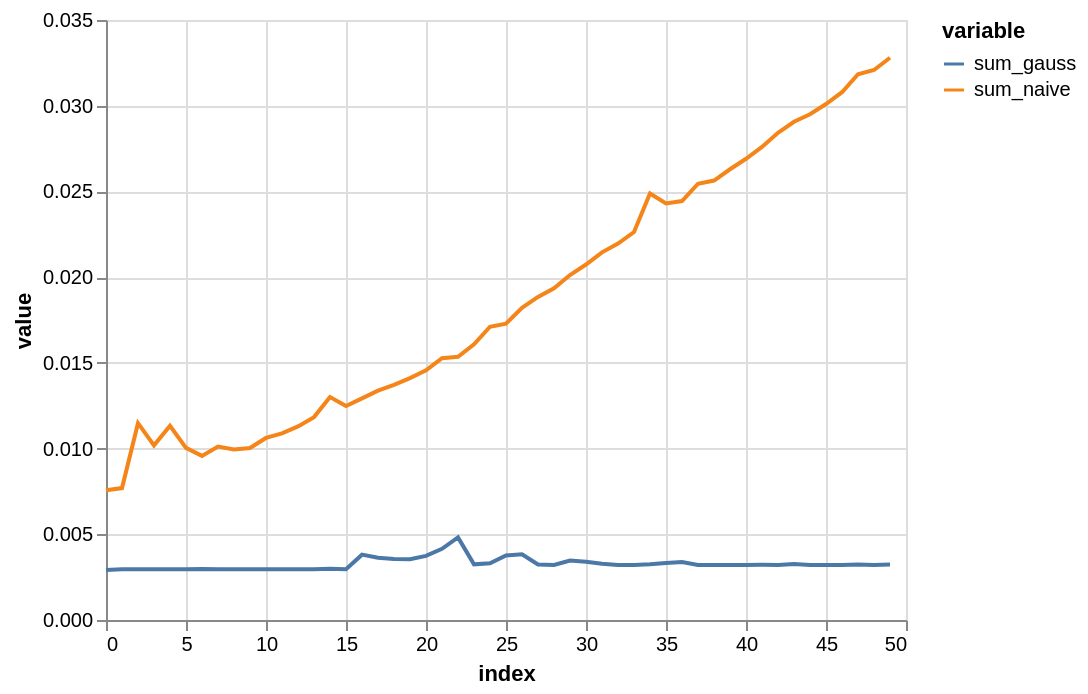

Source (notebook cell):
### Code cell
import altair as alt
import pandas as pd
from timeit import timeit

def sum_naive(n):
    value = 0
    for i in range(1, n+1):
        value += i
    return value

def sum_gauss(n):
    return n*(n+1)/2

funcs = {
    "sum_naive": sum_naive,
    "sum_gauss": sum_gauss
}

df = pd.DataFrame({
    k: [timeit(lambda: v(n), number=10000) for n in range(50)] 
    for k,v in funcs.items()
})

df = df.reset_index().melt(id_vars="index", value_vars=funcs.keys())

alt.Chart(df).mark_line().encode(
    x="index",
    y="value",
    color="variable"
)

### Figure 1 — Vega-Lite specification as saved in the notebook (floating-point values rounded to 4 significant figures)
{"config": {"view": {"continuousWidth": 400, "continuousHeight": 300}}, "data": {"name": "data-c8e934a0404bf84b867a61a08f0f34a5"}, "mark": "line", "encoding": {"color": {"type": "nominal", "field": "variable"}, "x": {"type": "quantitative", "field": "index"}, "y": {"type": "quantitative", "field": "value"}}, "$schema": "https://vega.github.io/schema/vega-lite/v4.8.1.json", "datasets": {"data-c8e934a0404bf84b867a61a08f0f34a5": [{"index": 0, "variable": "sum_naive", "value": 0.007568}, {"index": 1, "variable": "sum_naive", "value": 0.007694}, {"index": 2, "variable": "sum_naive", "value": 0.01148}, {"index": 3, "variable": "sum_naive", "value": 0.01019}, {"index": 4, "variable": "sum_naive", "value": 0.01133}, {"index": 5, "variable": "sum_naive", "value": 0.01004}, {"index": 6, "variable": "sum_naive", "value": 0.009574}, {"index": 7, "variable": "sum_naive", "value": 0.01012}, {"index": 8, "variable": "sum_naive", "value": 0.009941}, {"index": 9, "variable": "sum_naive", "value": 0.01004}, {"index": 10, "variable": "sum_naive", "value": 0.01062}, {"index": 11, "variable": "sum_naive", "value": 0.01089}, {"index": 12, "variable": "sum_naive", "value": 0.01129}, {"index": 13, "variable": "sum_naive", "value": 0.01183}, {"index": 14, "variable": "sum_naive", "value": 0.01301}, {"index": 15, "variable": "sum_naive", "value": 0.01248}, {"index": 16, "variable": "sum_naive", "value": 0.01293}, {"index": 17, "variable": "sum_naive", "value": 0.01338}, {"index": 18, "variable": "sum_naive", "value": 0.01372}, {"index": 19, "variable": "sum_naive", "value": 0.01411}, {"index": 20, "variable": "sum_naive", "value": 0.01457}, {"index": 21, "variable": "sum_naive", "value": 0.01527}, {"index": 22, "variable": "sum_naive", "value": 0.01536}, {"index": 23, "variable": "sum_naive", "value": 0.01608}, {"index": 24, "variable": "sum_naive", "value": 0.01711}, {"index": 25, "variable": "sum_naive", "value": 0.01729}, {"index": 26, "variable": "sum_naive", "value": 0.01821}, {"index": 27, "variable": "sum_naive", "value": 0.01884}, {"index": 28, "variable": "sum_naive", "value": 0.01935}, {"index": 29, "variable": "sum_naive", "value": 0.02012}, {"index": 30, "variable": "sum_naive", "value": 0.02074}, {"index": 31, "variable": "sum_naive", "value": 0.02145}, {"index": 32, "variable": "sum_naive", "value": 0.02196}, {"index": 33, "variable": "sum_naive", "value": 0.02263}, {"index": 34, "variable": "sum_naive", "value": 0.02488}, {"index": 35, "variable": "sum_naive", "value": 0.0243}, {"index": 36, "variable": "sum_naive", "value": 0.02444}, {"index": 37, "variable": "sum_naive", "value": 0.02545}, {"index": 38, "variable": "sum_naive", "value": 0.02564}, {"index": 39, "variable": "sum_naive", "value": 0.02629}, {"index": 40, "variable": "sum_naive", "value": 0.0269}, {"index": 41, "variable": "sum_naive", "value": 0.02759}, {"index": 42, "variable": "sum_naive", "value": 0.02842}, {"index": 43, "variable": "sum_naive", "value": 0.02906}, {"index": 44, "variable": "sum_naive", "value": 0.0295}, {"index": 45, "variable": "sum_naive", "value": 0.0301}, {"index": 46, "variable": "sum_naive", "value": 0.03079}, {"index": 47, "variable": "sum_naive", "value": 0.03184}, {"index": 48, "variable": "sum_naive", "value": 0.03209}, {"index": 49, "variable": "sum_naive", "value": 0.0328}, {"index": 0, "variable": "sum_gauss", "value": 0.002917}, {"index": 1, "variable": "sum_gauss", "value": 0.002956}, {"index": 2, "variable": "sum_gauss", "value": 0.002957}, {"index": 3, "variable": "sum_gauss", "value": 0.002955}, {"index": 4, "variable": "sum_gauss", "value": 0.002955}, {"index": 5, "variable": "sum_gauss", "value": 0.002957}, {"index": 6, "variable": "sum_gauss", "value": 0.002978}, {"index": 7, "variable": "sum_gauss", "value": 0.002955}, {"index": 8, "variable": "sum_gauss", "value": 0.002956}, {"index": 9, "variable": "sum_gauss", "value": 0.002957}, {"index": 10, "variable": "sum_gauss", "value": 0.002955}, {"index": 11, "variable": "sum_gauss", "value": 0.002955}, {"index": 12, "variable": "sum_gauss", "value": 0.002957}, {"index": 13, "variable": "sum_gauss", "value": 0.002955}, {"index": 14, "variable": "sum_gauss", "value": 0.00299}, {"index": 15, "variable": "sum_gauss", "value": 0.002957}, {"index": 16, "variable": "sum_gauss", "value": 0.003812}, {"index": 17, "variable": "sum_gauss", "value": 0.003629}, {"index": 18, "variable": "sum_gauss", "value": 0.003563}, {"index": 19, "variable": "sum_gauss", "value": 0.003546}, {"index": 20, "variable": "sum_gauss", "value": 0.003738}, {"index": 21, "variable": "sum_gauss", "value": 0.00415}, {"index": 22, "variable": "sum_gauss", "value": 0.004817}, {"index": 23, "variable": "sum_gauss", "value": 0.003247}, {"index": 24, "variable": "sum_gauss", "value": 0.00331}, {"index": 25, "variable": "sum_gauss", "value": 0.003767}, {"index": 26, "variable": "sum_gauss", "value": 0.003834}, {"index": 27, "variable": "sum_gauss", "value": 0.003236}, {"index": 28, "variable": "sum_gauss", "value": 0.003212}, {"index": 29, "variable": "sum_gauss", "value": 0.003468}, {"index": 30, "variable": "sum_gauss", "value": 0.003392}, {"index": 31, "variable": "sum_gauss", "value": 0.003278}, {"index": 32, "variable": "sum_gauss", "value": 0.003214}, {"index": 33, "variable": "sum_gauss", "value": 0.003213}, {"index": 34, "variable": "sum_gauss", "value": 0.003248}, {"index": 35, "variable": "sum_gauss", "value": 0.003323}, {"index": 36, "variable": "sum_gauss", "value": 0.003382}, {"index": 37, "variable": "sum_gauss", "value": 0.003214}, {"index": 38, "variable": "sum_gauss", "value": 0.003215}, {"index": 39, "variable": "sum_gauss", "value": 0.003211}, {"index": 40, "variable": "sum_gauss", "value": 0.003209}, {"index": 41, "variable": "sum_gauss", "value": 0.003217}, {"index": 42, "variable": "sum_gauss", "value": 0.003211}, {"index": 43, "variable": "sum_gauss", "value": 0.003265}, {"index": 44, "variable": "sum_gauss", "value": 0.003214}, {"index": 45, "variable": "sum_gauss", "value": 0.003213}, {"index": 46, "variable": "sum_gauss", "value": 0.003212}, {"index": 47, "variable": "sum_gauss", "value": 0.003234}, {"index": 48, "variable": "sum_gauss", "value": 0.003213}, {"index": 49, "variable": "sum_gauss", "value": 0.003233}]}}
